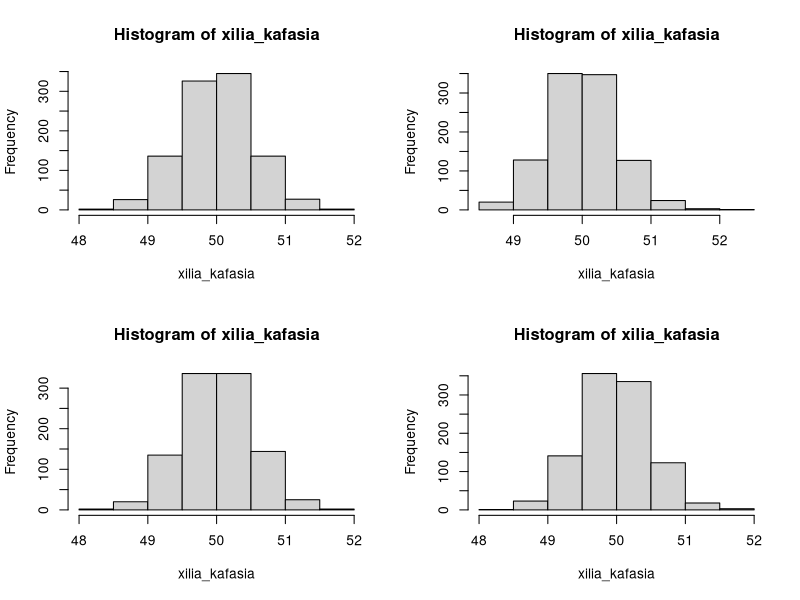
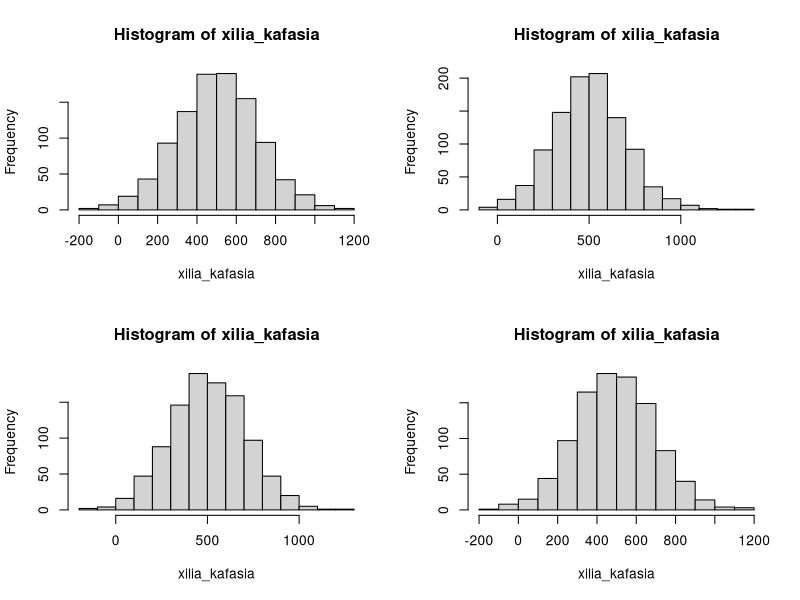

Recreate these plots in R, in order.
## ---- chunk 1
knitr::opts_chunk$set(echo = TRUE)
library(kableExtra)
## ---- chunk 2
rm(list = ls())
## ---- chunk 3
par( mfrow= c(2,2) )
for (i in 1:4) {
  set.seed(100*i)
  xilia_kafasia <- rnorm(1000, mean = 50, sd = 1/2) 
  hist(xilia_kafasia)
}
## ---- chunk 4
par( mfrow= c(2,2) )
for (i in 1:4) {
  set.seed(100*i)
  xilia_kafasia <- rnorm(1000, mean = 500, sd = 200) 
  hist(xilia_kafasia)
}
## ---- chunk 5
pnorm(52, mean = 50, sd = 1/2)-pnorm(51, mean = 50, sd = 1/2)
## ---- chunk 6
pnorm(150, mean = 500, sd = 200)-pnorm(50, mean = 500, sd = 200)
